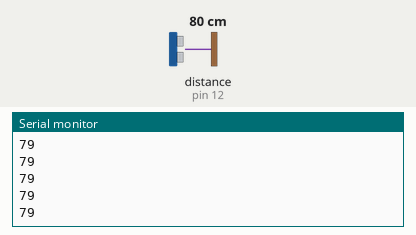
Simulated run of this sketch. Board: Arduino Uno, built with avr-gcc and run on an emulated ATmega328P. Parts: the last lines printed to the serial monitor. Wiring (inferred from the names in the program): ultrasonic range finder: trigger pin 13; echo pin 12. The test bench sets the inputs (shaded band); at power-on: distance to the obstacle (sensor on pin 12) 80 cm. The echo pulse lasts 58.3 µs per cm.

Above: at 1.2 s.
1.3 s: distance to the obstacle (sensor on pin 12) set to 194 cm
At 1.49 s:
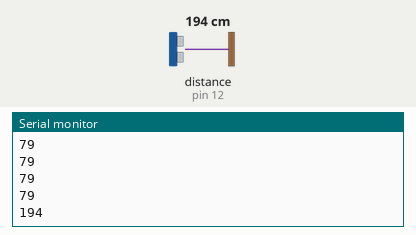
2.8 s: distance to the obstacle (sensor on pin 12) set to 202 cm
At 2.84 s:
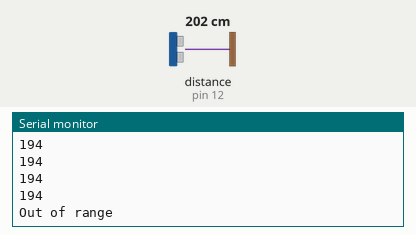

The sketch:

sketch_mar01a.ino
```cpp
#define trigPin 13
#define echoPin 12
#define led 11
#define led2 10

void setup() {
  Serial.begin (115200);
  pinMode(trigPin, OUTPUT);
  pinMode(echoPin, INPUT);
}

void loop() {
  long duration, distance;
  digitalWrite(trigPin, LOW);  // Added this line
  delayMicroseconds(2); // Added this line
  digitalWrite(trigPin, HIGH);
//  delayMicroseconds(1000); - Removed this line
  delayMicroseconds(10); // Added this line
  digitalWrite(trigPin, LOW);
  duration = pulseIn(echoPin, HIGH);
  distance = (duration/2) / 29.1;

  if (distance >= 200 || distance <= 0){
    Serial.println("Out of range");
  }
  else {
    Serial.println(distance);
    //Serial.println(" cm");
  }
  delay(100);
}
```

Measured:
- the behaviour switches between 199 and 200 cm on distance to the obstacle (sensor on pin 12) (found by bisection; images 1 and 2)
- after the input at 1.3 s, the serial monitor: prints a new line after 0.08 s (image 1)
- after the input at 2.8 s, the serial monitor: prints a new line at once (image 2)
